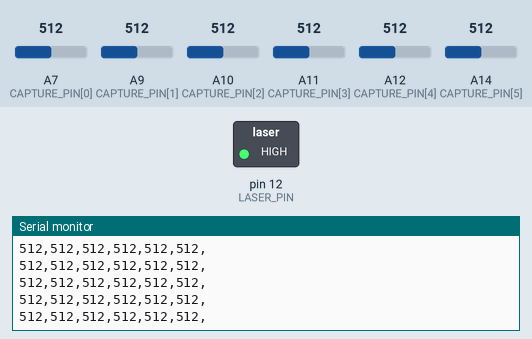
Recording of a sketch running on a simulated Arduino Mega 2560, built with avr-gcc and run on an emulated ATmega2560. On the bench: switched loads named in the sketch (green lamp = pin HIGH), the last lines printed to the serial monitor. The inputs (shaded band) are chosen by the test bench; at power-on: A7 (CAPTURE_PIN[0]) = 512, A9 (CAPTURE_PIN[1]) = 512, A10 (CAPTURE_PIN[2]) = 512, A11 (CAPTURE_PIN[3]) = 512, A12 (CAPTURE_PIN[4]) = 512, A14 (CAPTURE_PIN[5]) = 512.

Above: at 1.2 s.
1.3 s: A7 (CAPTURE_PIN[0]) set to 107
At 2.3 s:
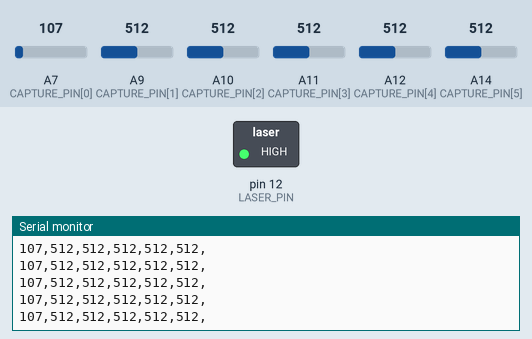
4.3 s: A7 (CAPTURE_PIN[0]) set to 92
At 5.1 s:
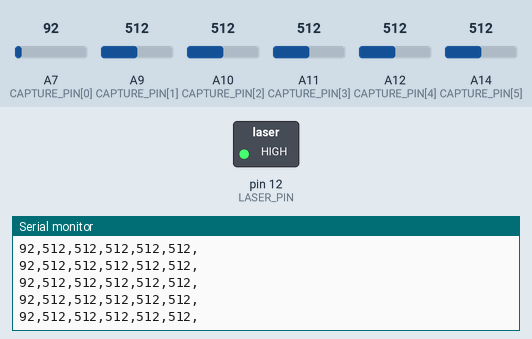
Timing chart, 0 to 5.5 s (numbered marks = the images above; inputs shaded):
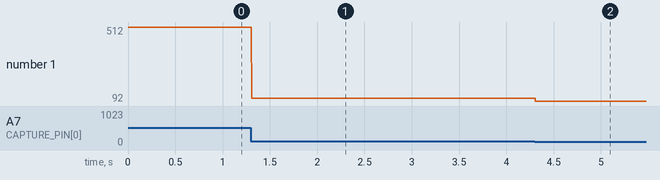

Measured:
- after the input at 1.3 s, the serial monitor: prints a new line at once (image 1)
- after the input at 4.3 s, the serial monitor: prints a new line at once (image 2)
- plotted number 1: 512 → 107 after the input at 1.3 s, 107 → 92 after the input at 4.3 s

The sketch:

capture.ino
```cpp
const int LASER_PIN = 12;
const int CAPTURE_PIN[] = {A7, A9, A10, A11, A12, A14};
int capture_value[6];
const int C_capture_threshold[] = {100, 100, 100, 100, 100, 100};
int capture_digits[6];

void setup() {
  Serial.begin(115200);
  pinMode(LASER_PIN, OUTPUT);
  digitalWrite(LASER_PIN, HIGH);
  for (int id = 0; id <= 5; id++) {
    pinMode(CAPTURE_PIN, INPUT);
  }
}

void loop() {
  for (int id = 0; id <= 5; id++) {
    capture_value[id] = analogRead(CAPTURE_PIN[id]);

    if (C_capture_threshold[id] < capture_value[id])
    {
      capture_digits[id] = 1;
    }
    else
    {
      capture_digits[id] = 0;
    }
    Serial.print(capture_value[id]);
    Serial.print(",");
  }
  Serial.println();
}
```
